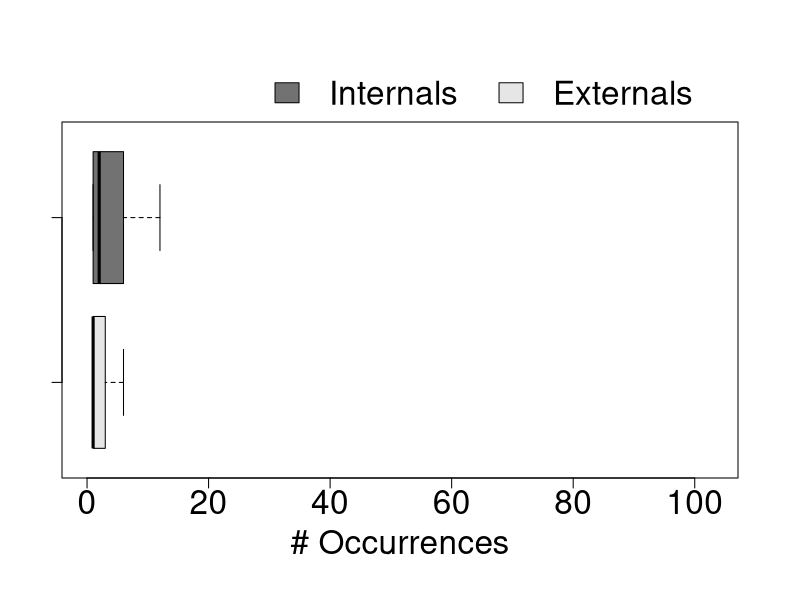
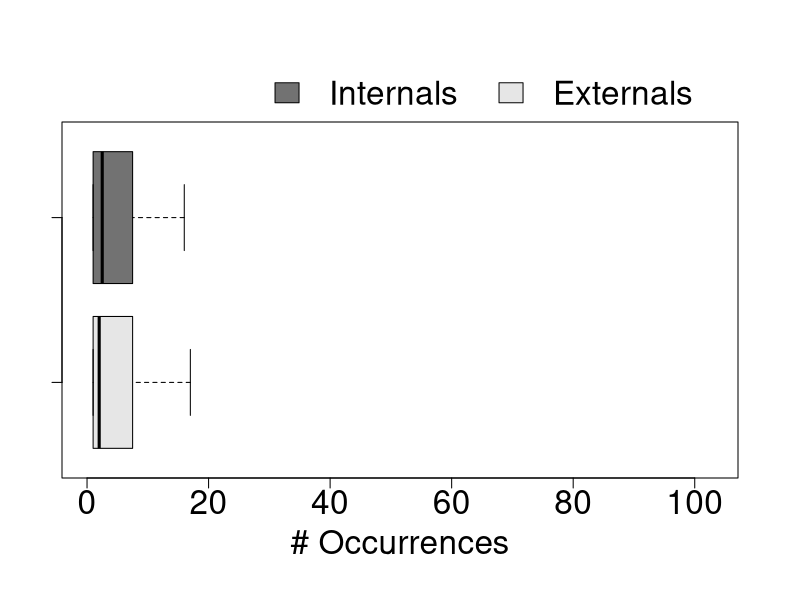
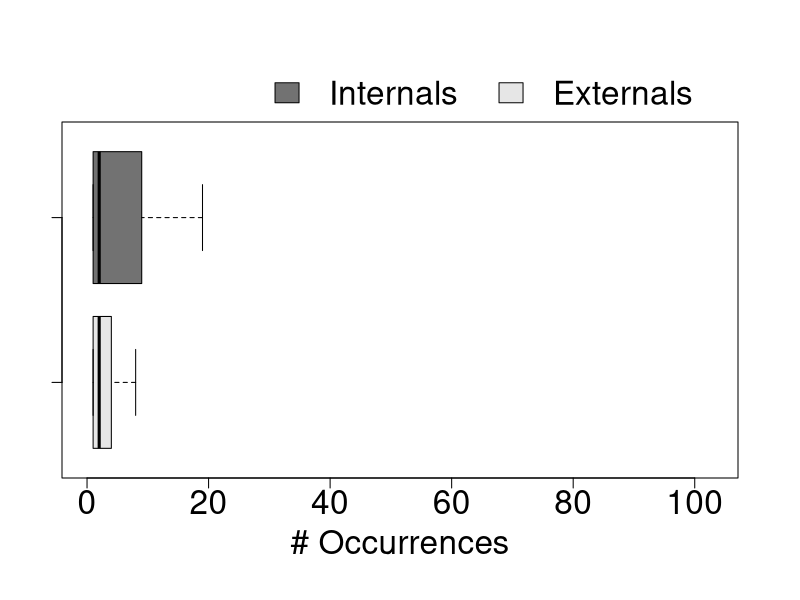
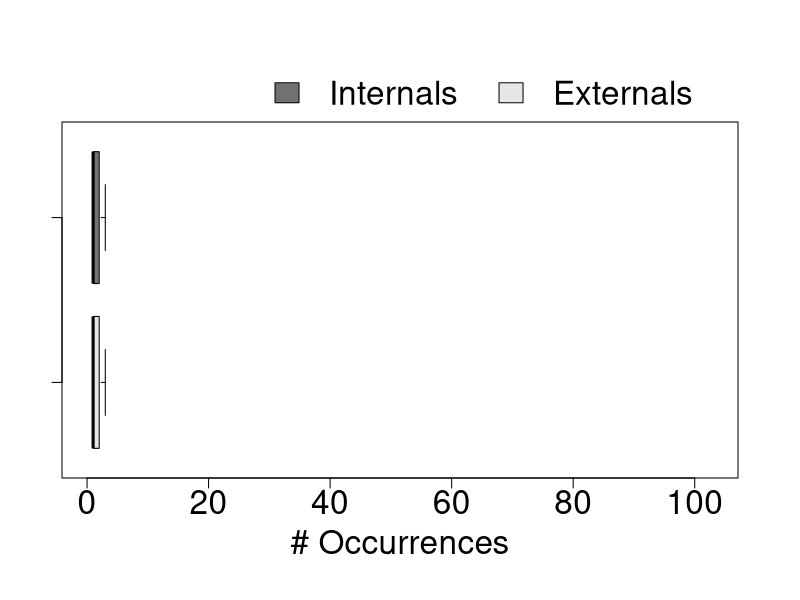
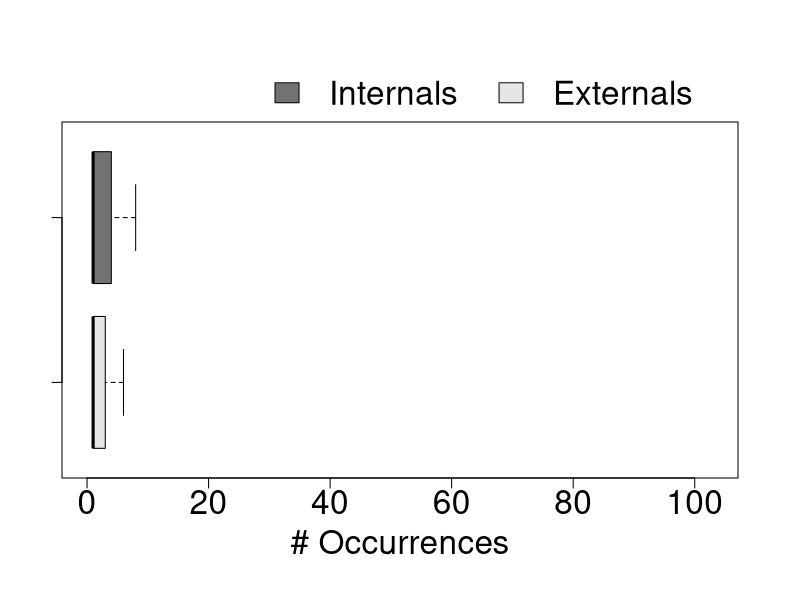

The R script that drew these images, in order:
#install.packages("reshape2")
#install.packages("scales")
library(reshape2)
library(scales)
library(plyr)
par(xpd=TRUE)

# Image: 880 x 500

setwd("/home/fronchetti/Documentos/jbcs") # Working directory

pulls_summary <- read.csv("Dataset/atom/merged_pull_requests_summary.csv", colClasses=c(NA, NA, NA, NA, NA, NA, "Date", NA, NA, NA, NA, NA))
internals <- subset(pulls_summary, user_type == "Internals")
externals <- subset(pulls_summary, user_type == "Externals")
internals_sum <- count(internals, "number_of_days")
externals_sum <- count(externals, "number_of_days")
mar.default <- c(4,1,4,1) + 0.1
par(mar = mar.default + c(2, 2, 2, 2)) 
boxplot(externals_sum$freq, internals_sum$freq, ylim=c(0, 103), xlab="# Occurrences", las = 1, outline = FALSE, cex.lab=2, cex.axis = 2, horizontal = TRUE, margin = list(l = 10, r = 10, b = 0, t = 0), col=(c("#E6E6E6", "#727272")))
legend(26, 3, c("Internals", "Externals"), col=c("#727272", "#E6E6E6"), ncol=2, cex=2, bty = "n", fill = c("#727272", "#E6E6E6"))

pulls_summary <- read.csv("Dataset/electron/merged_pull_requests_summary.csv", colClasses=c(NA, NA, NA, NA, NA, NA, "Date", NA, NA, NA, NA, NA))
internals <- subset(pulls_summary, user_type == "Internals")
externals <- subset(pulls_summary, user_type == "Externals")
internals_sum <- count(internals, "number_of_days")
externals_sum <- count(externals, "number_of_days")
mar.default <- c(4,1,4,1) + 0.1
par(mar = mar.default + c(2, 2, 2, 2)) 
boxplot(externals_sum$freq, internals_sum$freq, ylim=c(0, 103), xlab="# Occurrences", las = 1, outline = FALSE, cex.lab=2, cex.axis = 2, horizontal = TRUE, margin = list(l = 10, r = 10, b = 0, t = 0), col=(c("#E6E6E6", "#727272")))
legend(26, 3, c("Internals", "Externals"), col=c("#727272", "#E6E6E6"), ncol=2, cex=2, bty = "n", fill = c("#727272", "#E6E6E6"))

pulls_summary <- read.csv("Dataset/git-lfs/merged_pull_requests_summary.csv", colClasses=c(NA, NA, NA, NA, NA, NA, "Date", NA, NA, NA, NA, NA))
internals <- subset(pulls_summary, user_type == "Internals")
externals <- subset(pulls_summary, user_type == "Externals")
internals_sum <- count(internals, "number_of_days")
externals_sum <- count(externals, "number_of_days")
mar.default <- c(4,1,4,1) + 0.1
par(mar = mar.default + c(2, 2, 2, 2)) 
boxplot(externals_sum$freq, internals_sum$freq, ylim=c(0, 103), xlab="# Occurrences", las = 1, outline = FALSE, cex.lab=2, cex.axis = 2, horizontal = TRUE, margin = list(l = 10, r = 10, b = 0, t = 0), col=(c("#E6E6E6", "#727272")))
legend(26, 3, c("Internals", "Externals"), col=c("#727272", "#E6E6E6"), ncol=2, cex=2, bty = "n", fill = c("#727272", "#E6E6E6"))

pulls_summary <- read.csv("Dataset/hubot/merged_pull_requests_summary.csv", colClasses=c(NA, NA, NA, NA, NA, NA, "Date", NA, NA, NA, NA, NA))
internals <- subset(pulls_summary, user_type == "Internals")
externals <- subset(pulls_summary, user_type == "Externals")
internals_sum <- count(internals, "number_of_days")
externals_sum <- count(externals, "number_of_days")
mar.default <- c(4,1,4,1) + 0.1
par(mar = mar.default + c(2, 2, 2, 2)) 
boxplot(externals_sum$freq, internals_sum$freq, ylim=c(0, 103), xlab="# Occurrences", las = 1, outline = FALSE, cex.lab=2, cex.axis = 2, horizontal = TRUE, margin = list(l = 10, r = 10, b = 0, t = 0), col=(c("#E6E6E6", "#727272")))
legend(26, 3, c("Internals", "Externals"), col=c("#727272", "#E6E6E6"), ncol=2, cex=2, bty = "n", fill = c("#727272", "#E6E6E6"))

pulls_summary <- read.csv("Dataset/linguist/merged_pull_requests_summary.csv", colClasses=c(NA, NA, NA, NA, NA, NA, "Date", NA, NA, NA, NA, NA))
internals <- subset(pulls_summary, user_type == "Internals")
externals <- subset(pulls_summary, user_type == "Externals")
internals_sum <- count(internals, "number_of_days")
externals_sum <- count(externals, "number_of_days")
mar.default <- c(4,1,4,1) + 0.1
par(mar = mar.default + c(2, 2, 2, 2)) 
boxplot(externals_sum$freq, internals_sum$freq, ylim=c(0, 103), xlab="# Occurrences", las = 1, outline = FALSE, cex.lab=2, cex.axis = 2, horizontal = TRUE, margin = list(l = 10, r = 10, b = 0, t = 0), col=(c("#E6E6E6", "#727272")))
legend(26, 3, c("Internals", "Externals"), col=c("#727272", "#E6E6E6"), ncol=2, cex=2, bty = "n", fill = c("#727272", "#E6E6E6"))
